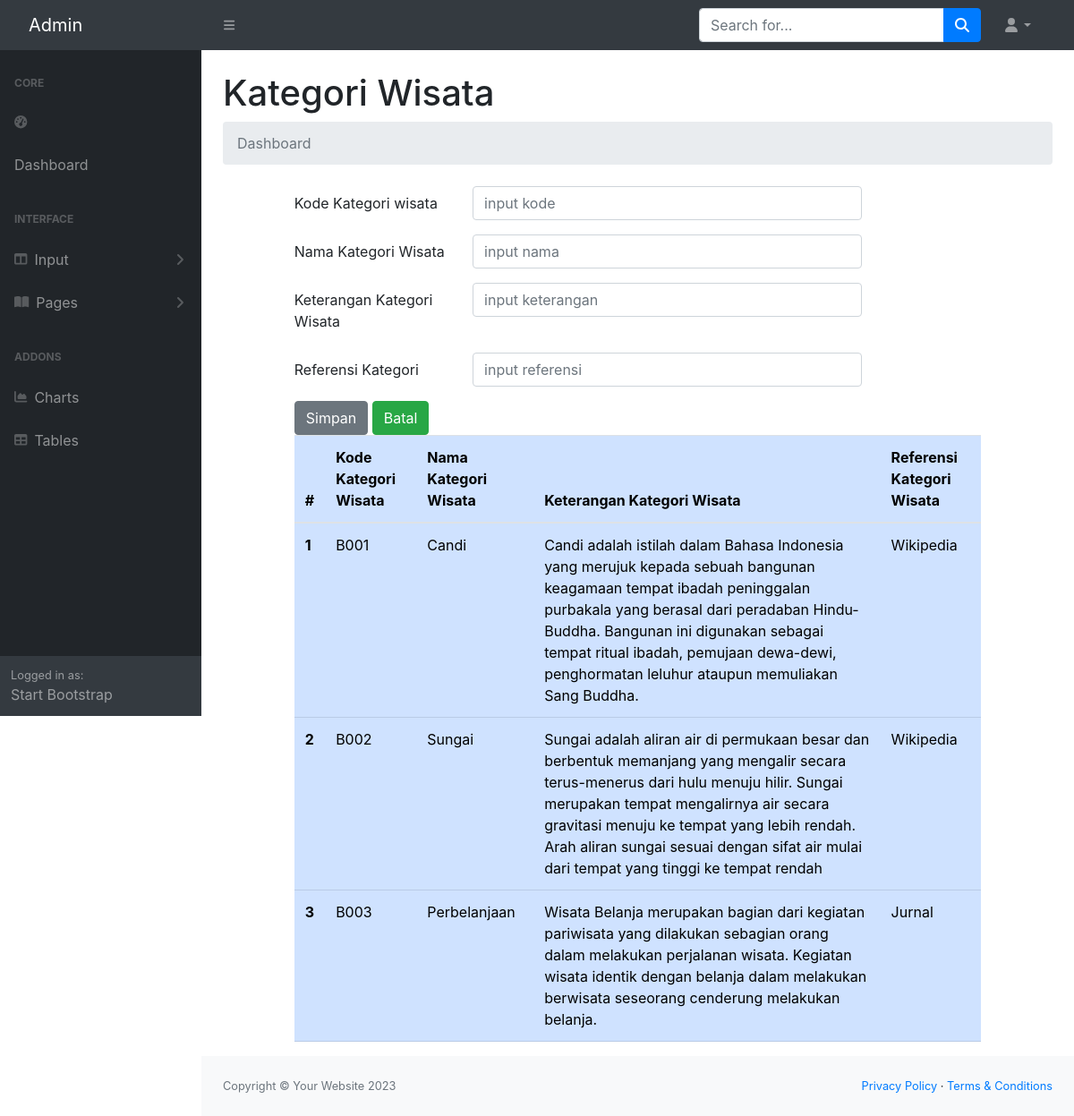
/d-kategoriwisata.php, run on the app's committed database.
### tables this page shows
CREATE TABLE `kategoriwisata` (
  `kategoriKODE` char(4) NOT NULL,
  `kategoriNAMA` char(25) NOT NULL,
  `kategoriKET` text NOT NULL,
  `kategoriREFERENCE` char(25) NOT NULL
);

### kategoriwisata.php (the view, shortened to what this page needs)
<!doctype html>
<?php
include "include/config.php";
?>
<html lang="en">
  <head>
    <link rel="stylesheet" href="https://cdn.jsdelivr.net/npm/bootstrap@4.0.0/dist/css/bootstrap.min.css">
  </head>
  <body>
<div class="row">
<div class="col-sm-1">
</div>
<div class="col-sm-10">
<form method="POST">
        <div class="form-group row">
          <label for="inputkode" class="col-sm-3 col-form-label">Kode Kategori wisata</label>
         <div class="col-sm-7">
           <input type="text" class="form-control" id="inputkode" name="inputkode" placeholder="input kode">
        </div>
    </div>
    <div class="form-group row">
          <label for="inputnama" class="col-sm-3 col-form-label">Nama Kategori Wisata</label>
         <div class="col-sm-7">
           <input type="text" class="form-control" id="inputnama" name="inputnama" placeholder="input nama">
        </div>
    </div>
    <div class="form-group row">
          <label for="inputket" class="col-sm-3 col-form-label">Keterangan Kategori Wisata</label>
         <div class="col-sm-7">
           <input type="text" class="form-control" id="inputket" name="inputket" placeholder="input keterangan">
        </div>
    </div>
    <div class="form-group row">
          <label for="inputref" class="col-sm-3 col-form-label">Referensi Kategori</label>
         <div class="col-sm-7">
           <input type="text" class="form-control" id="inputref" name="inputreferensi" placeholder="input referensi">
        </div>
    </div>
    <input type="submit" name="Simpan" value="Simpan" class="btn btn-secondary">
    <button type="reset" class="btn btn-success">Batal</button>
	<table class="table table-hover table-primary">
  <thead>
    <tr>
      <th scope="col">#</th>
      <th scope="col">Kode Kategori Wisata</th>
      <th scope="col">Nama Kategori Wisata</th>
      <th scope="col">Keterangan Kategori Wisata</th>
	  <th scope="col">Referensi Kategori Wisata</th>
    </tr>
  </thead>
  <tbody>
  <?php
if (isset($_POST["kirim"]))
{
  $search = $_POST["search"];
  $query = mysqli_query($connection, " select kategoriwisata.*from kategoriwisata
      where kategoriNAMA like '%".$search."%'");}
    else{
      $query = mysqli_query($connection, "select kategoriwisata.* from kategoriwisata");}
      $nomor = 1;
      while($row = mysqli_fetch_array($query))
      {
      ?>
    <tr>
      <th><?php echo $nomor;?></th>
      <td><?php echo $row['kategoriKODE'];?></td>
      <td><?php echo $row['kategoriNAMA'];?></td>
      <td><?php echo $row['kategoriKET'];?></td>
	  <td><?php echo $row['kategoriREFERENCE'];?></td>
    </tr>
    <?php $nomor = $nomor + 1; ?>
    <?php } ?>
  </tbody>
</table>
</form>
</div>
</div>
  </body>
</html>

### data on the page
kategoriwisata: kategoriKODE "B001", kategoriNAMA "Candi", kategoriKET "Candi adalah istilah dalam Bahasa Indonesia yang merujuk kepada sebuah bangunan keagamaan tempat ibadah peninggalan purbakala yang berasal dari peradaban Hindu-Buddha. Bangunan ini digunakan sebagai tempat ritual ibadah, pemujaan dewa-dewi, penghormatan leluhur ataupun memuliakan Sang Buddha.", kategoriREFERENCE "Wikipedia"
kategoriwisata: kategoriKODE "B002", kategoriNAMA "Sungai", kategoriKET "Sungai adalah aliran air di permukaan besar dan berbentuk memanjang yang mengalir secara terus-menerus dari hulu menuju hilir. Sungai merupakan tempat mengalirnya air secara gravitasi menuju ke tempat yang lebih rendah. Arah aliran sungai sesuai dengan sifat air mulai dari tempat yang tinggi ke tempat rendah", kategoriREFERENCE "Wikipedia"
kategoriwisata: kategoriKODE "B003", kategoriNAMA "Perbelanjaan", kategoriKET "Wisata Belanja merupakan bagian dari kegiatan pariwisata yang dilakukan sebagian orang dalam melakukan perjalanan wisata. Kegiatan wisata identik dengan belanja dalam melakukan berwisata seseorang cenderung melakukan belanja.", kategoriREFERENCE "Jurnal"
